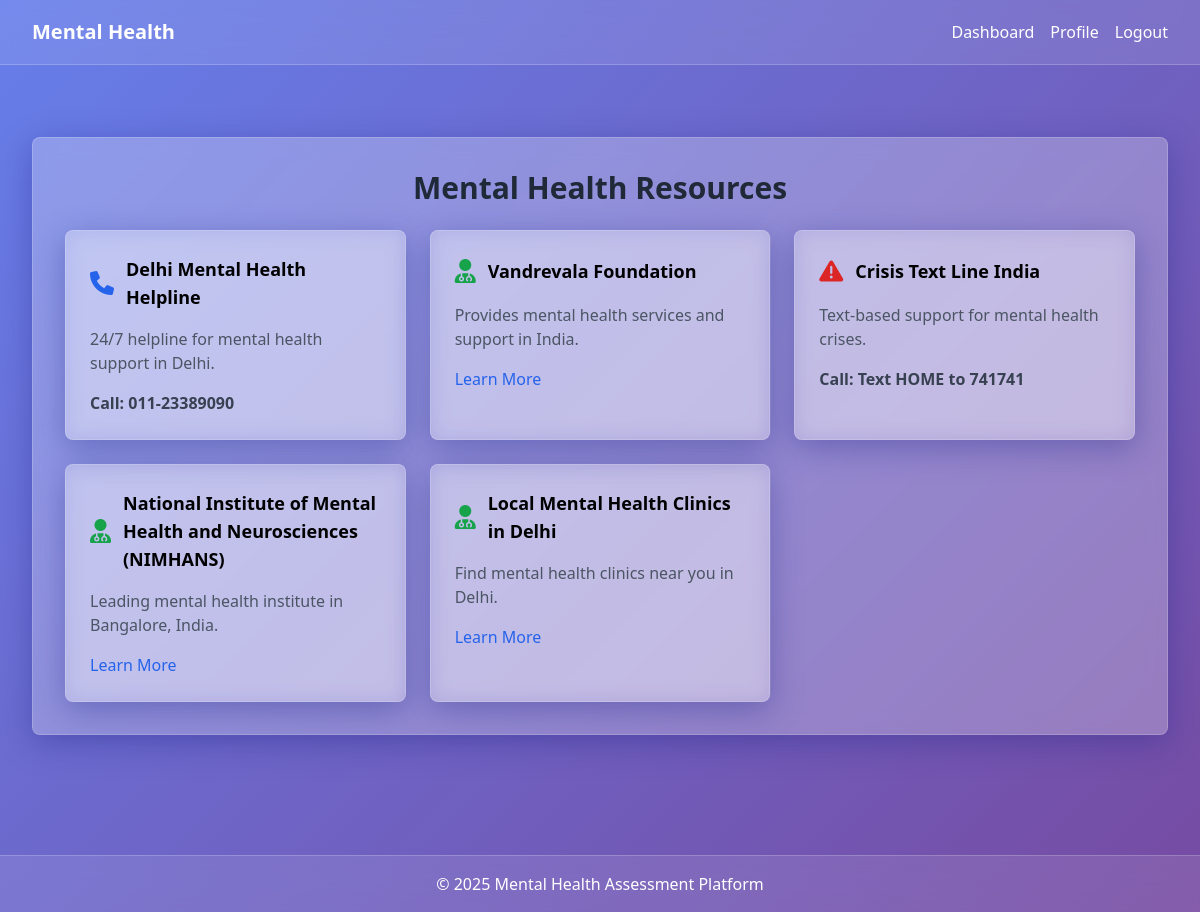
Screenshot of /resources/ (signed in) with the database file from the repository.
### resources/models.py (models this page shows, shortened)
class Resource(models.Model):
    RESOURCE_TYPES = [
        ('HELPLINE', 'Helpline'),
        ('TIP', 'Self-Help Tip'),
        ('PROFESSIONAL', 'Professional Service'),
        ('CRISIS', 'Crisis Support'),
    ]
    title = models.CharField(max_length=200)
    description = models.TextField()
    resource_type = models.CharField(max_length=20, choices=RESOURCE_TYPES)
    url = models.URLField(blank=True)
    phone = models.CharField(max_length=20, blank=True)
    severity_min = models.IntegerField(default=0)  # Minimum score to show this resource
    severity_max = models.IntegerField(default=27)  # Maximum score to show this resource

### resources/views.py (the view)
# urls.py: path('', views.resources_view, name='resources'),
def resources_view(request):
    resources = Resource.objects.all()
    return render(request, 'resources.html', {'resources': resources})

### templates/resources.html (shortened to what this page needs)
{% extends 'base.html' %}
{% block content %}
<div class="max-w-6xl mx-auto py-12">
    <div class="glassmorphism rounded-lg p-8 animate-fade-in">
        <h1 class="text-3xl font-bold text-gray-800 mb-6 text-center">Mental Health Resources</h1>
        <div class="grid md:grid-cols-2 lg:grid-cols-3 gap-6">
            {% for resource in resources %}
                <div class="glassmorphism rounded-lg p-6 hover:shadow-lg transition duration-300">
                    <div class="flex items-center mb-4">
                        {% if resource.resource_type == 'HELPLINE' %}
                            <i class="fas fa-phone text-2xl text-blue-600 mr-3"></i>
                        {% elif resource.resource_type == 'TIP' %}
                            <i class="fas fa-lightbulb text-2xl text-yellow-600 mr-3"></i>
                        {% elif resource.resource_type == 'PROFESSIONAL' %}
                            <i class="fas fa-user-md text-2xl text-green-600 mr-3"></i>
                        {% else %}
                            <i class="fas fa-exclamation-triangle text-2xl text-red-600 mr-3"></i>
                        {% endif %}
                        <h3 class="text-lg font-semibold">{{ resource.title }}</h3>
                    </div>
                    <p class="text-gray-600 mb-4">{{ resource.description }}</p>
                    {% if resource.url %}
                        <a href="{{ resource.url }}" target="_blank" class="text-blue-600 hover:underline">Learn More</a>
                    {% endif %}
                    {% if resource.phone %}
                        <p class="text-gray-700 font-semibold">Call: {{ resource.phone }}</p>
                    {% endif %}
                </div>
            {% endfor %}
        </div>
    </div>
</div>
{% endblock %}

### static/css/styles.css (style rules this page uses)
:root { --primary-color: #667eea; --secondary-color: #764ba2; --glass-bg: rgba(255, 255, 255, 0.25); --glass-border: rgba(255, 255, 255, 0.18); --glass-shadow: rgba(31, 38, 135, 0.37); }
.glassmorphism { background: var(--glass-bg); backdrop-filter: blur(10px); border: 1px solid var(--glass-border); box-shadow: 0 8px 32px 0 var(--glass-shadow); }
.animate-fade-in { animation: fadeIn 0.5s ease-in-out; }
button, a { transition: all 0.3s ease; }

### templates/base.html (style rules this page uses)
.glassmorphism { background: rgba(255, 255, 255, 0.25); backdrop-filter: blur(10px); border: 1px solid rgba(255, 255, 255, 0.18); }
.gradient-bg { background: linear-gradient(135deg, #667eea 0%, #764ba2 100%); }
.animate-fade-in { animation: fadeIn 0.5s ease-in; }

### rows the page displays
Resource: resource_type "HELPLINE" (drawn), title "Delhi Mental Health Helpline", description "24/7 helpline for mental health support in Delhi.", phone "011-23389090"
Resource: resource_type "PROFESSIONAL" (drawn), title "Vandrevala Foundation", description "Provides mental health services and support in India."
Resource: resource_type "CRISIS" (drawn), title "Crisis Text Line India", description "Text-based support for mental health crises.", phone "Text HOME to 741741"
Resource: resource_type "PROFESSIONAL" (drawn), title "National Institute of Mental Health and Neurosciences (NIMHANS)", description "Leading mental health institute in Bangalore, India."
Resource: resource_type "PROFESSIONAL" (drawn), title "Local Mental Health Clinics in Delhi", description "Find mental health clinics near you in Delhi."
